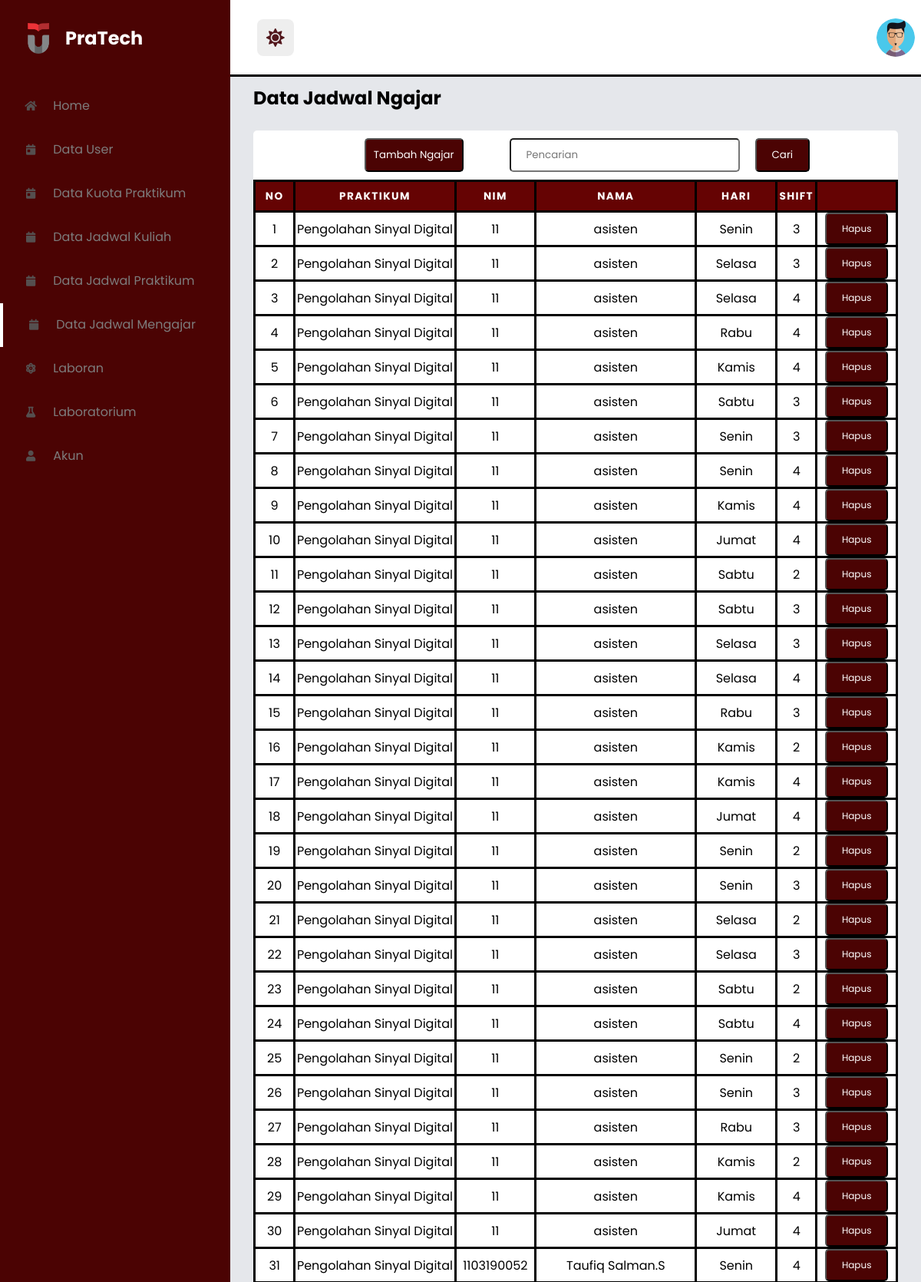
Page /html/admin/adminassis.php (signed in, upper part) on the committed database.
### tables this page shows
CREATE TABLE `jadwal_ngajar` (
  `id_jadwal` int(11) NOT NULL,
  `nim` int(10) NOT NULL,
  `name` varchar(100) NOT NULL,
  `hari` varchar(20) NOT NULL,
  `shift` varchar(20) NOT NULL,
  `id_praktikum` int(11) NOT NULL
);

CREATE TABLE `praktikum` (
  `id_praktikum` int(11) NOT NULL,
  `nama_prak` varchar(35) NOT NULL,
  `tipe_prak` varchar(15) NOT NULL,
  `id_ruang` int(11) NOT NULL,
  `id_lab` int(11) NOT NULL
);

### html/admin/adminassis.php (the view, shortened to what this page needs)
<!DOCTYPE html>
<html lang="en">
<head>
        <link rel="stylesheet" href="https://cdn.jsdelivr.net/npm/@fortawesome/fontawesome-free@5.15.3/css/all.min.css">
        <link rel="stylesheet" href="../../assets/style _admin.css">
</head>
    <body>
        <section id="menu">
            <div class="logo">
                <img src="../../image/telkom.png" alt="">
                <h2>PraTech </h2>
            </div>
            <div class="items">
                <li style="display: flex; align-items: center;">
                    <a  href="adminhome.php" style="text-decoration: none; flex: 1;">
                        <i class="fas fa-home"></i> Home
                    </a>
                </li>
                <li style="display: flex; align-items: center;">
                    <a href="adminuser.php" style="text-decoration: none; flex: 1;">
                        <i class="fas fa-calendar-day"></i> Data User
                    </a>
                </li>
                <li style="display: flex; align-items: center;">
                    <a href="adminprak.php" style="text-decoration: none; flex: 1;">
                        <i class="fas fa-calendar-day"></i> Data Kuota Praktikum
                    </a>
                </li>
                <li style="display: flex; align-items: center;">
                    <a href="adminjadwal_maha.php" style="text-decoration: none; flex: 1;">
                        <i class="fas fa-calendar"></i> Data Jadwal Kuliah
                    </a>
                </li>
                <li style="display: flex; align-items: center;">
                    <a href="adminpraktikan.php" style="text-decoration: none; flex: 1;">
                        <i class="fas fa-calendar"></i> Data Jadwal Praktikum
                    </a>
                </li>
                <li style="display: flex; align-items: center;">
                    <a href="adminassis.php" style="text-decoration: none; flex: 1;">
                        <i class="fas fa-calendar"></i> Data Jadwal Mengajar
                    </a>
                </li>
                <li style="display: flex; align-items: center;">
                    <a href="laboran.php" style="text-decoration: none; flex: 1;">
                        <i class="fas fa-atom"></i> Laboran
                    </a>
                </li>
                <li style="display: flex; align-items: center;">
                    <a href="larobatorium.php" style="text-decoration: none; flex: 1;">
                        <i class="fas fa-flask"></i> Laboratorium
                    </a>
                </li>
                <li style="display: flex; align-items: center;">
                    <a href="akun.php" style="text-decoration: none; flex: 1;">
                        <i class="fas fa-user"></i> Akun
                    </a>
                </li>
            </div>
        </section>
        <section id="interface">
            <div class="navigation">
                <div class="n1">
                    <i id="dark-mode-toggle" class="fas fa-sun"></i>
                </div>
                <div class="profile">
                    <img src="../../image/pic-6.jpg" class="user-pic" onclick="toggleMenu()">
                </div>
            </div>
            <p class="i-name">Data Jadwal Ngajar</p>
            <div class="status">
                <div class="container">
                  <div style="display:flex; margin-left: 30px;">
                  <a href="tambah_ngajar.php"><button class="shift">Tambah Ngajar</button></a>
                  <form id="search-form" style="display: flex;">
                        <input class="pencarian" type="text" id="search-input" placeholder="Pencarian ">
                        <button type="submit" class="cari">Cari</button>
                  </form>
                </div>
                <table class="schedule-table table table-bordered table-responsive-md" id="search-results">
                  <thead>
                      <tr>
                          <th scope="col">NO</th>
                          <th scope="col"colspan='4'>Praktikum</th>
                          <th scope="col"colspan='2'>Nim</th>
                          <th scope="col" colspan='4'>Nama</th>
                          <th scope="col"colspan='2'>Hari</th>
                          <th scope="col"colspan='1'>Shift</th>
                          <th scope="col"colspan='2'></th>
                      </tr>
                  </thead>
                  <tbody class="table-light align-items-center">
                       <?php
                        include "../../php/db_connect.php";
                        $no=1;
                        $ambildata = mysqli_query($conn, "SELECT jadwal_ngajar.*, praktikum.nama_prak FROM jadwal_ngajar INNER JOIN praktikum ON jadwal_ngajar.id_praktikum = praktikum.id_praktikum");
                        while ($tampil = mysqli_fetch_array($ambildata)) {
                            $nameArray = explode(' ', $tampil['name']);
                            $firstName = $nameArray[0];
                            $middleName = $nameArray[1] ?? '';
                            $lastName = $nameArray[2] ?? '';
                            echo "
                                <tr>
                                    <td>$no</td>
                                    <td colspan='4'>$tampil[nama_prak]</td>
                                    <td colspan='2'>$tampil[nim]</td>
                                    <td colspan='4'>";
                            if ($middleName !== '' && $lastName !== '') {
                                $lastNameInitial = substr($lastName, 0, 1);
                                echo $firstName . ' ' . $middleName . '.' . $lastNameInitial;
                            } elseif ($middleName !== '') {
                                echo $firstName . ' ' . $middleName;
                            } else {
                                echo $firstName;
                            }
                            echo "</td>
                                    <td colspan='2'>$tampil[hari]</td>
                                    <td colspan='1'>$tampil[shift]</td>
                                    <td scope='row' colspan='2'>
                                        <a href='?kode=$tampil[nim]&confirm=yes' onclick='return confirmDelete()'>
                                        <button type='button' class='hapus'>Hapus</button>
                                        </a>
                                    </td>
                                </tr>
                            ";
                            $no++;
                        }
                        ?>
                  </tbody>
              </table>
                </div>
            </div>
        </section>
    </body>
</html>

### assets/style _admin.css (style rules this page uses)
:root { --background-color: #E5E7EB; --text-color: #000; --menu-color: #4b0303; --menu-hover-color: #350404; --menu-icon-color: #554f4f; --menu-active-color: #f3f4f6; --navigation-background: #fff; --navigation-border: #000000; --navigation-text: #000000; --i-name:#000000; }
* { margin: 0; padding: 0; box-sizing: border-box; font-family: 'Poppins', sans-serif; }
body { width: 100%; background: var(--background-color); position: relative; display: flex; }
#menu { background-color: var(--menu-color); width: 300px; height: 100%; position: fixed; top: 0; left: 0; }
#menu .logo { display: flex; align-items: center; color: #fff; padding: 30px 0 0 30px; }
#menu .logo img { width: 40px; margin-right: 15px; }
#menu .items { margin-top: 40px; }
#menu .items li { list-style: none; padding: 13.5px 0; transition: 0.3s ease; }
#menu .items li.active { border-left: 4px solid #ffffff; }
#menu .items li i { color: var(--menu-icon-color); width: 30px; height: 30px; line-height: 30px; text-align: center; font-size: 14px; margin: 0 10px 0 25px; }
#menu .items li a { text-decoration: none; color: rgb(125, 124, 124); font-weight: 300px; transition: 0.3s ease; }
#interface { width: calc(100% - 100px); margin-left: 300px; position: relative; }
#interface .navigation { display: flex; align-items: center; justify-content: space-between; background: var(--navigation-background); padding: 10px 30px; border-bottom: 3px solid var(--navigation-border); height: 100px; position: fixed; width: calc(86% - 100px); }
#interface .navigation .n1 { display: flex; justify-content: flex-end; align-items: center; }
#interface .navigation .n1 i { font-size: 1.5rem; color: #52171c; background-color: #eee; border-radius: 0.5rem; height: 3rem; width: 3rem; line-height: 3rem; cursor: pointer; text-align: center; margin-left: 0.3rem; margin-right: 0.7rem; }
#interface .navigation .profile { display: flex; justify-content: flex-start; align-items: center; margin-right: 10px; }
#interface .navigation .profile img { width: 50px; height: 50px; object-fit: cover; border-radius: 50%; filter: brightness(1); }
.i-name { color: var(--i-name); padding: 10px 10px 10px 30px; font-size: 24px; font-weight: 700; margin-top: 100px; }
.container { background-color: #ffffff; color: #000; display: flex; justify-content: center; align-items: center; margin-top: 10px; height: auto; flex-direction:column; border: #fff; border-radius:5px; margin: 15px 30px 15px 30px; }
.shift { margin:10px 50px 10px 10px; background-color: #4b0303; width: auto; color: white; padding: 10px 10px; border-radius: 5px; cursor: pointer; }
.cari { margin:10px 10px 10px 10px; background-color: #4b0303; width: auto; color: white; padding: 10px 20px; border-radius: 5px; cursor: pointer; }
.hapus { background-color: #4b0303; width: auto; color: white; padding: 10px 20px; border-radius: 5px; cursor: pointer; font-size: 12px; }
.pencarian { margin:10px 10px 10px 10px; width: 300px; padding: 10px 20px; border-radius: 5px; }
.schedule-table { border-collapse: collapse; margin: 0; padding: 0 100px 0 100px; width: 100%; table-layout: fixed; }
.schedule-table thead tr { background-color: #650303; color: #fff; font-weight: bold; }
.schedule-table th, .schedule-table td { height: 40px; text-align: center; border: 3px solid rgb(0, 0, 0); text-overflow:initial; overflow: hidden; }
.schedule-table th { font-size: .85em; letter-spacing: .1em; text-transform: uppercase; }

### rows in the picture
jadwal_ngajar: id_praktikum.nama_prak "Pengolahan Sinyal Digital", nim "11", name "asisten", hari "Senin", shift "3"
jadwal_ngajar: id_praktikum.nama_prak "Pengolahan Sinyal Digital", nim "11", name "asisten", hari "Selasa", shift "3"
jadwal_ngajar: id_praktikum.nama_prak "Pengolahan Sinyal Digital", nim "11", name "asisten", hari "Selasa", shift "4"
jadwal_ngajar: id_praktikum.nama_prak "Pengolahan Sinyal Digital", nim "11", name "asisten", hari "Rabu", shift "4"
jadwal_ngajar: id_praktikum.nama_prak "Pengolahan Sinyal Digital", nim "11", name "asisten", hari "Kamis", shift "4"
jadwal_ngajar: id_praktikum.nama_prak "Pengolahan Sinyal Digital", nim "11", name "asisten", hari "Sabtu", shift "3"
jadwal_ngajar: id_praktikum.nama_prak "Pengolahan Sinyal Digital", nim "11", name "asisten", hari "Senin", shift "3"
jadwal_ngajar: id_praktikum.nama_prak "Pengolahan Sinyal Digital", nim "11", name "asisten", hari "Senin", shift "4"
jadwal_ngajar: id_praktikum.nama_prak "Pengolahan Sinyal Digital", nim "11", name "asisten", hari "Kamis", shift "4"
jadwal_ngajar: id_praktikum.nama_prak "Pengolahan Sinyal Digital", nim "11", name "asisten", hari "Jumat", shift "4"
jadwal_ngajar: id_praktikum.nama_prak "Pengolahan Sinyal Digital", nim "11", name "asisten", hari "Sabtu", shift "2"
jadwal_ngajar: id_praktikum.nama_prak "Pengolahan Sinyal Digital", nim "11", name "asisten", hari "Sabtu", shift "3"
jadwal_ngajar: id_praktikum.nama_prak "Pengolahan Sinyal Digital", nim "11", name "asisten", hari "Selasa", shift "3"
jadwal_ngajar: id_praktikum.nama_prak "Pengolahan Sinyal Digital", nim "11", name "asisten", hari "Selasa", shift "4"
jadwal_ngajar: id_praktikum.nama_prak "Pengolahan Sinyal Digital", nim "11", name "asisten", hari "Rabu", shift "3"
jadwal_ngajar: id_praktikum.nama_prak "Pengolahan Sinyal Digital", nim "11", name "asisten", hari "Kamis", shift "2"
jadwal_ngajar: id_praktikum.nama_prak "Pengolahan Sinyal Digital", nim "11", name "asisten", hari "Kamis", shift "4"
jadwal_ngajar: id_praktikum.nama_prak "Pengolahan Sinyal Digital", nim "11", name "asisten", hari "Jumat", shift "4"
jadwal_ngajar: id_praktikum.nama_prak "Pengolahan Sinyal Digital", nim "11", name "asisten", hari "Senin", shift "2"
jadwal_ngajar: id_praktikum.nama_prak "Pengolahan Sinyal Digital", nim "11", name "asisten", hari "Senin", shift "3"
jadwal_ngajar: id_praktikum.nama_prak "Pengolahan Sinyal Digital", nim "11", name "asisten", hari "Selasa", shift "2"
jadwal_ngajar: id_praktikum.nama_prak "Pengolahan Sinyal Digital", nim "11", name "asisten", hari "Selasa", shift "3"
jadwal_ngajar: id_praktikum.nama_prak "Pengolahan Sinyal Digital", nim "11", name "asisten", hari "Sabtu", shift "2"
jadwal_ngajar: id_praktikum.nama_prak "Pengolahan Sinyal Digital", nim "11", name "asisten", hari "Sabtu", shift "4"
jadwal_ngajar: id_praktikum.nama_prak "Pengolahan Sinyal Digital", nim "11", name "asisten", hari "Senin", shift "2"
jadwal_ngajar: id_praktikum.nama_prak "Pengolahan Sinyal Digital", nim "11", name "asisten", hari "Senin", shift "3"
jadwal_ngajar: id_praktikum.nama_prak "Pengolahan Sinyal Digital", nim "11", name "asisten", hari "Rabu", shift "3"
jadwal_ngajar: id_praktikum.nama_prak "Pengolahan Sinyal Digital", nim "11", name "asisten", hari "Kamis", shift "2"
jadwal_ngajar: id_praktikum.nama_prak "Pengolahan Sinyal Digital", nim "11", name "asisten", hari "Kamis", shift "4"
jadwal_ngajar: id_praktikum.nama_prak "Pengolahan Sinyal Digital", nim "11", name "asisten", hari "Jumat", shift "4"
jadwal_ngajar: id_praktikum.nama_prak "Pengolahan Sinyal Digital", nim "1103190052", name "Taufiq", name "Salman", name "S", hari "Senin", shift "4"
